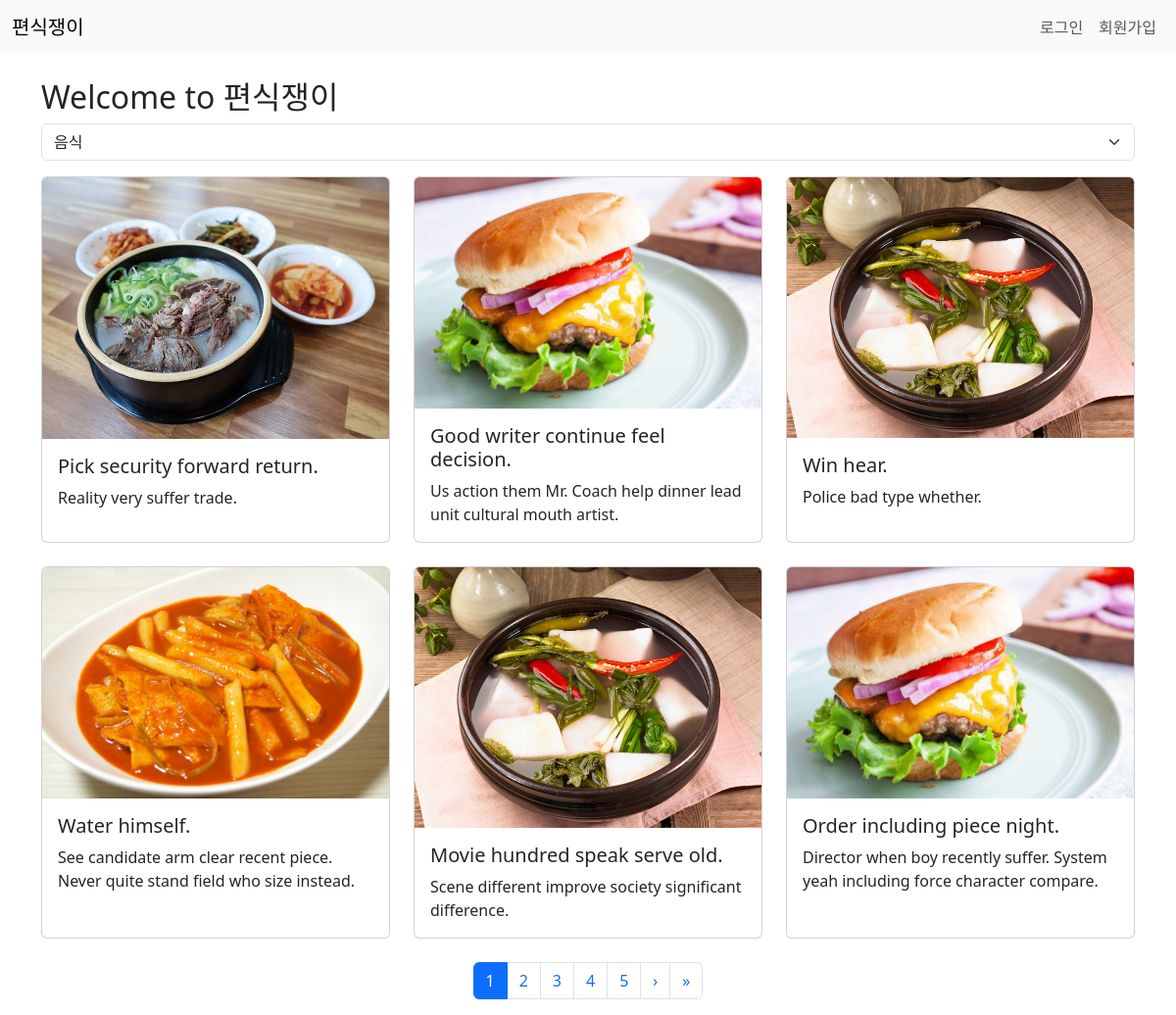
The page / on the database its author committed.
### recipe_app/models.py (models this page shows, shortened)
class Recipe(models.Model):
    CATEGORY_CHOICES = [
        ('food', '음식'),
        ('drink', '음료'),
        ('dessert', '디저트')
    ]
    user = models.ForeignKey(User, on_delete=models.CASCADE)
    title = models.CharField(max_length=200)
    category = models.CharField(max_length=10, choices=CATEGORY_CHOICES, null=True, blank=True)
    description = models.TextField()
    contents=models.JSONField()
    image = models.ImageField(upload_to=category_image_upload_path, null=True, blank=True)
    created_at = models.DateTimeField(auto_now_add=True)
    @classmethod
    def get_recipes_by_category(cls, category) -> models.QuerySet['Recipe']:
        return cls.objects.filter(category=category).order_by('-created_at')

### recipe_app/views.py (the view)
# urls.py: path('', views.home_view, name='home'),
def home_view(request):
    try:
        category = request.GET.get('category', 'food')
        recipes = RecipeService.recipes_by_category(category)
        paginator = Paginator(recipes, 6)
        page_number = request.GET.get('page')
        page_obj = paginator.get_page(page_number)
        return render(request, 'recipe_app/home.html', {
            'recipe_list': page_obj,
            'selected_category': category
        })
    except Exception as e:
        return HttpResponseServerError(f"서버 오류: {e}")

### recipe_app/services/recipe_services.py (called while the page is built)
    @staticmethod
    def recipes_by_category(category):
        return Recipe.get_recipes_by_category(category)

### templates/recipe_app/home.html (shortened to what this page needs)
{% extends "base.html" %}
{% load static %}
{% block content %}
<h2>Welcome to 편식쟁이</h2>
<form method="get" class="mb-3">
<select name="category" class="form-select" onchange="this.form.submit()">
    <option value="food" {% if selected_category == "food" %}selected{% endif %}>음식</option>
</select>
</form>
<div class="row">
  {% for recipe in recipe_list %}
  <div class="col-md-4 mb-4">
    <div class="card h-100">
      {% if recipe.image %}
      <img src="{{ recipe.image.url }}" class="card-img-top" alt="{{ recipe.title }}">
      {% endif %}
      <a href="{% url 'recipe_app:recipe_detail' recipe.id%}" class="text-decoration-none text-dark">
        <div class="card-body">
          <h5 class="card-title">{{ recipe.title }}</h5>
          <p class="card-text">{{ recipe.description|truncatechars:100 }}</p>
        </div>
      </a>
    </div>
  </div>
  {% empty %}
    <p>레시피가 없습니다.</p>
  {% endfor %}
</div>
<nav aria-label="Page navigation">
  <ul class="pagination justify-content-center">
    {% for num in recipe_list.paginator.page_range %}
      {% if num == recipe_list.number %}
        <li class="page-item active"><a class="page-link">{{ num }}</a></li>
      {% else %}
        <li class="page-item">
          <a class="page-link" href="?page={{ num }}&category={{ selected_category }}">{{ num }}</a>
        </li>
      {% endif %}
    {% endfor %}
    {% if recipe_list.has_next %}
      <li class="page-item">
        <a class="page-link" href="?page={{ recipe_list.next_page_number }}&category={{ selected_category }}">&rsaquo;</a>
      </li>
      <li class="page-item">
        <a class="page-link" href="?page={{ recipe_list.paginator.num_pages }}&category={{ selected_category }}">&raquo;</a>
      </li>
    {% endif %}
  </ul>
</nav>
{% endblock %}

### rows shown on the page
Recipe: image (picture), title "Pick security forward return.", description "Reality very suffer trade."
Recipe: image (picture), title "Good writer continue feel decision.", description "Us action them Mr. Coach help dinner lead unit cultural mouth artist."
Recipe: image (picture), title "Win hear.", description "Police bad type whether."
Recipe: image (picture), title "Water himself.", description "See candidate arm clear recent piece. Never quite stand field who size instead."
Recipe: image (picture), title "Movie hundred speak serve old.", description "Scene different improve society significant difference."
Recipe: image (picture), title "Order including piece night.", description "Director when boy recently suffer. System yeah including force character compare."

### other values the page prints
{{ num }} "1"
{{ num }} "2" "3" "4" "5"
